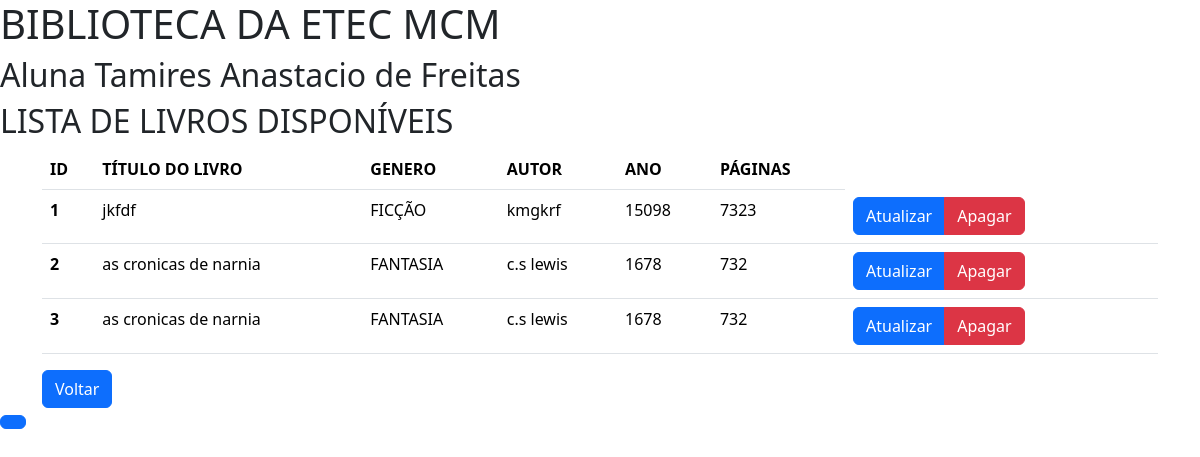
The app's page /listar.php with its own data.
### tables this page shows
CREATE TABLE `livros` (
  `id` int(11) NOT NULL,
  `titulo` varchar(255) NOT NULL,
  `genero` varchar(255) NOT NULL,
  `autor` varchar(255) NOT NULL,
  `ano` int(11) NOT NULL,
  `paginas` int(11) NOT NULL
);

### listar.php (the view, shortened to what this page needs)
<!DOCTYPE html>
<html lang="en">
<head>
    <link href="https://cdn.jsdelivr.net/npm/bootstrap@5.3.7/dist/css/bootstrap.min.css" rel="stylesheet">
</head>
<body>
    <?php
        include_once 'pedaco.php';
        include_once 'conexao.php';
    ?>
    <h2>LISTA DE LIVROS DISPONÍVEIS</h2>
    <div class="container">
    <table class="table">
    <thead>
        <tr>
            <th scope="col">ID</th>
            <th scope="col">TÍTULO DO LIVRO</th>
            <th scope="col">GENERO</th>
            <th scope="col">AUTOR</th>
            <th scope="col">ANO</th>
            <th scope="col">PÁGINAS</th>
        </tr>
    </thead>
    <?php
        $sql = "SELECT * FROM livros";
        $stmt = $pdo->query($sql);
        while ($livro = $stmt->fetch(PDO::FETCH_ASSOC)) {
            echo "<tr>";
            echo "<th scope='row'>".$livro['id']."</th>";
            echo "<td>".$livro['titulo']."</td>";
            echo "<td>".$livro['genero']."</td>";
            echo "<td>".$livro['autor']."</td>";
            echo "<td>".$livro['ano']."</td>";
            echo "<td>".$livro['paginas']."</td>";
            echo "
            <td>
            <div class='btn-group' role='group'>
                <a href='form_atualizar.php?id=".$livro['id']."' type='button' class='btn btn-primary'>Atualizar</a>
                <a href='#' type='button' class='btn btn-danger'>Apagar</a>
            </div>
            <td>
            ";
            echo "</tr>";
        }
    ?>
    </table>
    <a href="index.php" type="button" class="btn btn-primary">Voltar</button>
    </div>
</body>
</html>

### pedaco.php
<h1>BIBLIOTECA DA ETEC MCM</h1>
<h2>Aluna Tamires Anastacio de Freitas</h2>

### records on screen
livros: id "1", titulo "jkfdf", genero "FICÇÃO", autor "kmgkrf", ano "15098", paginas "7323"
livros: id "2", titulo "as cronicas de narnia", genero "FANTASIA", autor "c.s lewis", ano "1678", paginas "732"
livros: id "3", titulo "as cronicas de narnia", genero "FANTASIA", autor "c.s lewis", ano "1678", paginas "732"
